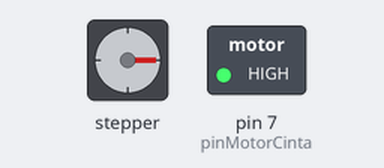
The sketch below on a simulated Arduino Uno, built with avr-gcc and run on an emulated ATmega328P. Parts: stepper motor, switched loads named in the sketch (green lamp = pin HIGH). Wiring (inferred from the names in the program): stepper motor (2048 steps per turn assumed): coils pin 8, pin 9, pin 10, pin 11. Pins used as bus, display or sensor lines are not drawn.

Above: at 2.6 s.
At 17.8 s:
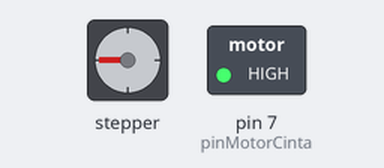
At 25.3 s:
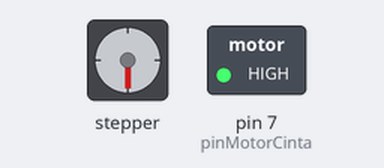
Timing chart, 0 to 40.0 s (numbered marks = the images above):
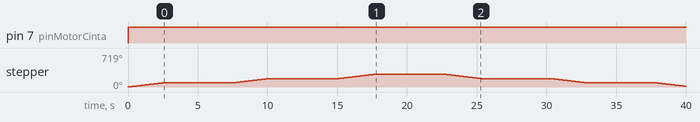

The sketch:

SecuenciaPrueba.ino
```cpp
// Pines de motor de tambor
const int motorPin1 = 8, motorPin2 = 9, motorPin3 = 10, motorPin4 = 11;

// Variable para fijar la velocidad del motor (el retraso entre cada secuencia)
const int motorSpeed = 5000;
// Número de pasos por vuelta completa
const int stepsPerRevolution = 512;

// Tabla de prendido de bobinas (dos fases)
const int numSteps = 4;
const int lookup[numSteps] = { B1100, B0110, B0011, B1001 };

// Pines de infrarrojos y motor de la cinta
const int pinIR = 4, pinIR1 = 5, pinIR2 = 6, pinMotorCinta = 7;

// Tiempo de delay entre iteraciones en milisegundos
const int deltaTime = 15;

void setup()
{
  // Si se necesita depurar algo con Serial.print, se descomenta esto
  // Serial.begin(9600);

  // Preparaciones usando pinmode
  pinMode(pinIR, INPUT);
  pinMode(pinIR1, INPUT);
  pinMode(pinIR2, INPUT);
  pinMode(pinMotorCinta, OUTPUT);
  pinMode(motorPin1, OUTPUT);
  pinMode(motorPin2, OUTPUT);
  pinMode(motorPin3, OUTPUT);
  pinMode(motorPin4, OUTPUT);
}

void loop()
{
  // La cinta siempre está prendida
  digitalWrite(pinMotorCinta, HIGH);

  MotorMovement(1);
  delay(5000);

  MotorMovement(2);
  delay(5000);

  MotorMovement(3);
  delay(5000);

  MotorMovement(2);
  delay(5000);

  MotorMovement(1);
  delay(5000);

  MotorMovement(0);
  delay(5000);

  MotorMovement(8); // Vuelta completa 2 veces
  delay(5000);
}

// Es verdadero cuando en la anterior iteración hubo una franja blanca
bool inFranjaBlanca = false;

// Devuelve verdaderlo cuando sale una franja blanca del codigo de barras
bool ExitedFranjaBlanca()
{
  // Detecta si entra una franja blanca al lector
  if (FranjaBlanca() && !inFranjaBlanca)
    inFranjaBlanca = true;

  // Detecta si sale una franja blanca del lector
  if (!FranjaBlanca() && inFranjaBlanca)
  {
    inFranjaBlanca = false;
    return true;
  }

  return false;
}

// Devuelve verdadero si todos los infrarrojos leen blanco
bool FranjaBlanca()
{
  return !digitalRead(pinIR) && !digitalRead(pinIR1) && !digitalRead(pinIR2);
}

// Devuelve el compartimento objetivo según el lector de barras
int GetReadObjectiveCompartiment()
{
  bool firstBit = !digitalRead(pinIR1);
  bool secondBit = !digitalRead(pinIR2);

  // Convierte de binario a un número del 0 al 3
  return firstBit * 2 + secondBit;
}

int currentCompartiment = 0;

// Se mueve el tambor al compartimento objetivo
void MotorMovement(int objectiveCompartiment)
{
  // Compartimentos y dirección del movimiento del tambor
  int compartimentDelta = objectiveCompartiment - currentCompartiment;

  // Para minimizar movimiento, mover 3 es equivalente a mover 1 en la dirección contraria
  if(abs(compartimentDelta) == 3) compartimentDelta /= -3;

  // Mover el tambor
  if(compartimentDelta >= 0)
    for(int i = 0; i < stepsPerRevolution * compartimentDelta / 4; i++)
      clockwise();
  else
    for(int i = 0; i < stepsPerRevolution * -compartimentDelta / 4; i++)
      anticlockwise();

  // Actualizar el compartimento actual
  currentCompartiment = objectiveCompartiment;
}

// Un paso contra las agujas del reloj
void anticlockwise()
{
  for(int i = 0; i < numSteps; i++)
  {
    setOutput(i);
    delayMicroseconds(motorSpeed);
  }
}

// Un paso en las agujas del reloj
void clockwise()
{
  for(int i = numSteps - 1; i >= 0; i--)
  {
    setOutput(i);
    delayMicroseconds(motorSpeed);
  }
}

// Función de secuencia de giro
void setOutput(int out)
{
  digitalWrite(motorPin1, bitRead(lookup[out], 0));
  digitalWrite(motorPin2, bitRead(lookup[out], 1));
  digitalWrite(motorPin3, bitRead(lookup[out], 2));
  digitalWrite(motorPin4, bitRead(lookup[out], 3));
}
```

Measured:
- by itself, pin 7 (pinMotorCinta): LOW → HIGH at 0.00 s
- by itself, stepper: turns 89° clockwise in 2.5 s, then 90° clockwise in 2.5 s, then 90° clockwise in 2.5 s, then 90° counter-clockwise in 2.5 s, and so on
